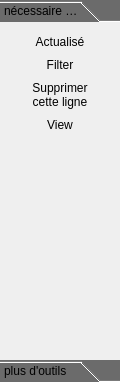
<?xml version="1.0" encoding="UTF-8"?>
<ui version="4.0">
 <class>tableViewTools</class>
 <widget class="QWidget" name="tableViewTools">
  <property name="geometry">
   <rect>
    <x>0</x>
    <y>0</y>
    <width>120</width>
    <height>382</height>
   </rect>
  </property>
  <property name="minimumSize">
   <size>
    <width>120</width>
    <height>0</height>
   </size>
  </property>
  <property name="maximumSize">
   <size>
    <width>120</width>
    <height>16777215</height>
   </size>
  </property>
  <property name="windowTitle">
   <string>tableViewTools</string>
  </property>
  <layout class="QGridLayout" name="gridLayout">
   <property name="leftMargin">
    <number>0</number>
   </property>
   <property name="topMargin">
    <number>0</number>
   </property>
   <property name="rightMargin">
    <number>0</number>
   </property>
   <property name="bottomMargin">
    <number>0</number>
   </property>
   <property name="spacing">
    <number>0</number>
   </property>
   <item row="0" column="0">
    <widget class="QToolBox" name="toolBox">
     <property name="autoFillBackground">
      <bool>false</bool>
     </property>
     <property name="styleSheet">
      <string notr="true">QToolBox

{
background-color: rgb(107, 107, 107);
border : none ;
}
</string>
     </property>
     <property name="currentIndex">
      <number>0</number>
     </property>
     <property name="tabSpacing">
      <number>0</number>
     </property>
     <widget class="QWidget" name="needed_tools">
      <property name="geometry">
       <rect>
        <x>0</x>
        <y>0</y>
        <width>120</width>
        <height>340</height>
       </rect>
      </property>
      <property name="styleSheet">
       <string notr="true">font: 10pt &quot;Yu Gothic&quot;;

</string>
      </property>
      <attribute name="label">
       <string>nécessaire outils</string>
      </attribute>
      <layout class="QVBoxLayout" name="verticalLayout">
       <item>
        <widget class="QToolButton" name="toolButton_refresh">
         <property name="sizePolicy">
          <sizepolicy hsizetype="Preferred" vsizetype="Preferred">
           <horstretch>0</horstretch>
           <verstretch>0</verstretch>
          </sizepolicy>
         </property>
         <property name="minimumSize">
          <size>
           <width>0</width>
           <height>0</height>
          </size>
         </property>
         <property name="maximumSize">
          <size>
           <width>16777215</width>
           <height>16777215</height>
          </size>
         </property>
         <property name="styleSheet">
          <string notr="true">QToolButton
{
background-color: transparent ;
border : none ;
}
QToolButton::hover
{
	background-color: rgb(192,192,192) ;
}</string>
         </property>
         <property name="text">
          <string>Actualisé</string>
         </property>
         <property name="icon">
          <iconset resource="../ressources.qrc">
           <normaloff>:/Assets/Images/icons/refresh.svg</normaloff>:/Assets/Images/icons/refresh.svg</iconset>
         </property>
         <property name="iconSize">
          <size>
           <width>32</width>
           <height>32</height>
          </size>
         </property>
         <property name="toolButtonStyle">
          <enum>Qt::ToolButtonTextUnderIcon</enum>
         </property>
        </widget>
       </item>
       <item>
        <widget class="QToolButton" name="toolButton_Filter">
         <property name="sizePolicy">
          <sizepolicy hsizetype="Preferred" vsizetype="Preferred">
           <horstretch>0</horstretch>
           <verstretch>0</verstretch>
          </sizepolicy>
         </property>
         <property name="minimumSize">
          <size>
           <width>0</width>
           <height>0</height>
          </size>
         </property>
         <property name="maximumSize">
          <size>
           <width>16777215</width>
           <height>16777215</height>
          </size>
         </property>
         <property name="styleSheet">
          <string notr="true">QToolButton
{
background-color: transparent ;
border : none ;
}
QToolButton::hover
{
	background-color: rgb(192,192,192) ;
}</string>
         </property>
         <property name="text">
          <string>Filter</string>
         </property>
         <property name="icon">
          <iconset resource="Qt_Resource_File/tableViewToolsResource.qrc">
           <normaloff>:/icon/icon/Filter Filled-100.png</normaloff>:/icon/icon/Filter Filled-100.png</iconset>
         </property>
         <property name="iconSize">
          <size>
           <width>32</width>
           <height>32</height>
          </size>
         </property>
         <property name="toolButtonStyle">
          <enum>Qt::ToolButtonTextUnderIcon</enum>
         </property>
        </widget>
       </item>
       <item>
        <widget class="QToolButton" name="toolButton_suppr">
         <property name="sizePolicy">
          <sizepolicy hsizetype="Preferred" vsizetype="Preferred">
           <horstretch>0</horstretch>
           <verstretch>0</verstretch>
          </sizepolicy>
         </property>
         <property name="minimumSize">
          <size>
           <width>0</width>
           <height>0</height>
          </size>
         </property>
         <property name="maximumSize">
          <size>
           <width>16777215</width>
           <height>16777215</height>
          </size>
         </property>
         <property name="styleSheet">
          <string notr="true">QToolButton
{
background-color: transparent ;
border : none ;
}
QToolButton::hover
{
	background-color: rgb(192,192,192) ;
}</string>
         </property>
         <property name="text">
          <string>Supprimer 
cette ligne</string>
         </property>
         <property name="icon">
          <iconset resource="Qt_Resource_File/tableViewToolsResource.qrc">
           <normaloff>:/icon/icon/Delete-96.png</normaloff>:/icon/icon/Delete-96.png</iconset>
         </property>
         <property name="iconSize">
          <size>
           <width>32</width>
           <height>32</height>
          </size>
         </property>
         <property name="toolButtonStyle">
          <enum>Qt::ToolButtonTextUnderIcon</enum>
         </property>
        </widget>
       </item>
       <item>
        <widget class="QToolButton" name="toolButton_view">
         <property name="sizePolicy">
          <sizepolicy hsizetype="Preferred" vsizetype="Preferred">
           <horstretch>0</horstretch>
           <verstretch>0</verstretch>
          </sizepolicy>
         </property>
         <property name="minimumSize">
          <size>
           <width>0</width>
           <height>0</height>
          </size>
         </property>
         <property name="maximumSize">
          <size>
           <width>16777215</width>
           <height>16777215</height>
          </size>
         </property>
         <property name="styleSheet">
          <string notr="true">QToolButton
{
background-color: transparent ;
border : none ;
}
QToolButton::hover
{
	background-color: rgb(192,192,192) ;
}</string>
         </property>
         <property name="text">
          <string>View</string>
         </property>
         <property name="icon">
          <iconset resource="Qt_Resource_File/tableViewToolsResource.qrc">
           <normaloff>:/icon/icon/Visible-96.png</normaloff>:/icon/icon/Visible-96.png</iconset>
         </property>
         <property name="iconSize">
          <size>
           <width>32</width>
           <height>32</height>
          </size>
         </property>
         <property name="toolButtonStyle">
          <enum>Qt::ToolButtonTextUnderIcon</enum>
         </property>
        </widget>
       </item>
       <item>
        <spacer name="verticalSpacer_2">
         <property name="orientation">
          <enum>Qt::Vertical</enum>
         </property>
         <property name="sizeHint" stdset="0">
          <size>
           <width>20</width>
           <height>40</height>
          </size>
         </property>
        </spacer>
       </item>
      </layout>
     </widget>
     <widget class="QWidget" name="more_tools">
      <property name="geometry">
       <rect>
        <x>0</x>
        <y>0</y>
        <width>120</width>
        <height>340</height>
       </rect>
      </property>
      <attribute name="label">
       <string>plus d'outils</string>
      </attribute>
      <layout class="QVBoxLayout" name="verticalLayout_2">
       <item>
        <widget class="QToolButton" name="toolButton_resizeColumnsToContents">
         <property name="sizePolicy">
          <sizepolicy hsizetype="Preferred" vsizetype="Preferred">
           <horstretch>0</horstretch>
           <verstretch>0</verstretch>
          </sizepolicy>
         </property>
         <property name="styleSheet">
          <string notr="true">QToolButton
{
background-color: transparent ;
border : none ;
}
QToolButton::hover
{
	background-color: rgb(192,192,192) ;
}</string>
         </property>
         <property name="text">
          <string>resize Columns 
To Contents</string>
         </property>
        </widget>
       </item>
       <item>
        <widget class="QToolButton" name="toolButton_clean_table">
         <property name="sizePolicy">
          <sizepolicy hsizetype="Preferred" vsizetype="Preferred">
           <horstretch>0</horstretch>
           <verstretch>0</verstretch>
          </sizepolicy>
         </property>
         <property name="styleSheet">
          <string notr="true">QToolButton
{
background-color: transparent ;
border : none ;
}
QToolButton::hover
{
	background-color: rgb(192,192,192) ;
}</string>
         </property>
         <property name="text">
          <string>clean Table</string>
         </property>
        </widget>
       </item>
       <item>
        <widget class="QToolButton" name="toolButton_Export">
         <property name="sizePolicy">
          <sizepolicy hsizetype="Preferred" vsizetype="Preferred">
           <horstretch>0</horstretch>
           <verstretch>0</verstretch>
          </sizepolicy>
         </property>
         <property name="minimumSize">
          <size>
           <width>0</width>
           <height>0</height>
          </size>
         </property>
         <property name="maximumSize">
          <size>
           <width>16777215</width>
           <height>16777215</height>
          </size>
         </property>
         <property name="styleSheet">
          <string notr="true">QToolButton
{
background-color: transparent ;
border : none ;
}
QToolButton::hover
{
	background-color: rgb(192,192,192) ;
}</string>
         </property>
         <property name="text">
          <string>Export Table</string>
         </property>
         <property name="icon">
          <iconset resource="Qt_Resource_File/tableViewToolsResource.qrc">
           <normaloff>:/icon/icon/1469804931_Database-Upload.png</normaloff>:/icon/icon/1469804931_Database-Upload.png</iconset>
         </property>
         <property name="iconSize">
          <size>
           <width>32</width>
           <height>32</height>
          </size>
         </property>
         <property name="toolButtonStyle">
          <enum>Qt::ToolButtonTextUnderIcon</enum>
         </property>
        </widget>
       </item>
       <item>
        <widget class="QToolButton" name="toolButton_Import">
         <property name="sizePolicy">
          <sizepolicy hsizetype="Preferred" vsizetype="Preferred">
           <horstretch>0</horstretch>
           <verstretch>0</verstretch>
          </sizepolicy>
         </property>
         <property name="minimumSize">
          <size>
           <width>0</width>
           <height>0</height>
          </size>
         </property>
         <property name="maximumSize">
          <size>
           <width>16777215</width>
           <height>16777215</height>
          </size>
         </property>
         <property name="styleSheet">
          <string notr="true">QToolButton
{
background-color: transparent ;
border : none ;
}
QToolButton::hover
{
	background-color: rgb(192,192,192) ;
}</string>
         </property>
         <property name="text">
          <string>import Table</string>
         </property>
         <property name="icon">
          <iconset resource="Qt_Resource_File/tableViewToolsResource.qrc">
           <normaloff>:/icon/icon/1469804944_download-database.png</normaloff>:/icon/icon/1469804944_download-database.png</iconset>
         </property>
         <property name="iconSize">
          <size>
           <width>32</width>
           <height>32</height>
          </size>
         </property>
         <property name="toolButtonStyle">
          <enum>Qt::ToolButtonTextUnderIcon</enum>
         </property>
        </widget>
       </item>
       <item>
        <spacer name="verticalSpacer">
         <property name="orientation">
          <enum>Qt::Vertical</enum>
         </property>
         <property name="sizeHint" stdset="0">
          <size>
           <width>20</width>
           <height>40</height>
          </size>
         </property>
        </spacer>
       </item>
      </layout>
     </widget>
    </widget>
   </item>
  </layout>
 </widget>
 <layoutdefault spacing="6" margin="11"/>
 <resources>
  <include location="../ressources.qrc"/>
  <include location="Qt_Resource_File/tableViewToolsResource.qrc"/>
 </resources>
 <connections/>
</ui>
